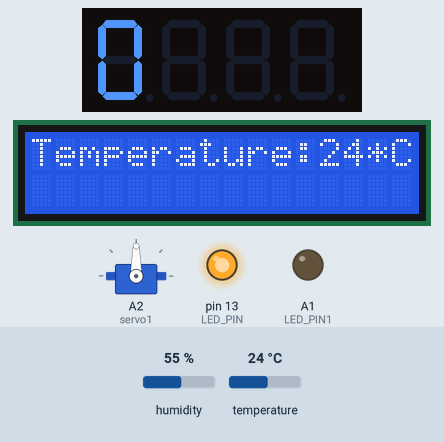
Recording of a sketch running on a simulated Arduino Uno, built with avr-gcc and run on an emulated ATmega328P. Shown: 4-digit seven-segment display, servo, 16×2 character LCD, output pins drawn as LEDs (lit = HIGH). Wiring (inferred from the names in the program): 4-digit 7-segment display, segments lit when HIGH: segments pin 6, pin 7, pin 8, pin 9, pin 10, pin 11, pin 12; digit selects pin 2, pin 3, pin 4, pin 5. The test bench sets the inputs (shaded band); at power-on: humidity 55 %, temperature 24 °C. The segment pins are drawn as the display they are named for; pins used as bus, display or sensor lines are not drawn; what the sketch prints to the serial monitor is not drawn.

Above: at 0.2 s.
At 4.3 s:
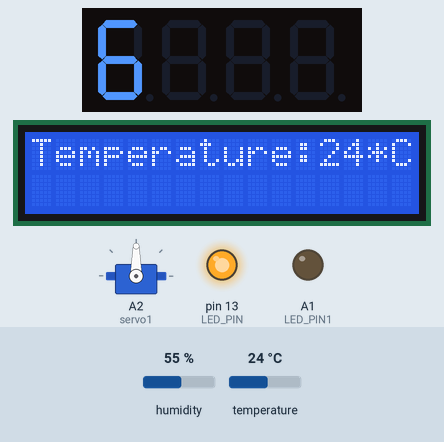
At 6.4 s:
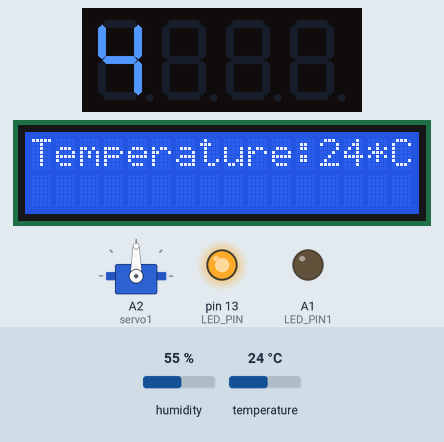
At 9.5 s:
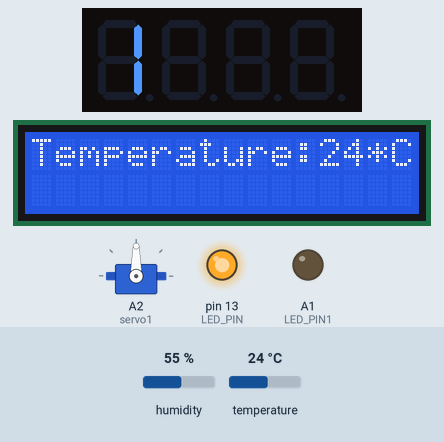
Timing chart, 0 to 11.0 s (numbered marks = the images above):
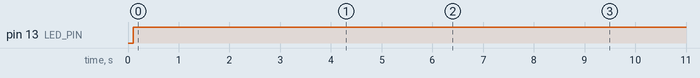

Measured:
- by itself, pin 13 (LED_PIN): LOW → HIGH at 0.10 s
- by itself, everything shown: repeats every 10.3 s, in 10 steps
- what the display in image 0 shows lasts 1.0 s, from 0.2 s to 1.2 s

The sketch:

TrafficLightAndHeatMonitoringSystem.ino
```cpp
#include <LiquidCrystal_I2C.h>
#include <Servo.h>
#include <SimpleDHT.h>


#define LED_PIN 13
#define LED_PIN1 A1
Servo servo1;

const int D1 = 2;  // 7 segment display pin
const int D2 = 3;  // 7 segment display pin
const int D3 = 4;  // 7 segment display pin
const int D4 = 5;  // 7 segment display pin
const int a = 6;   // 7 segment display pin
const int b = 7;   // 7 segment display pin
const int c = 8;   // 7 segment display pin
const int d = 9;   // 7 segment display pin
const int e = 10;  // 7 segment display pin
const int f = 11;  // 7 segment display pin
const int g = 12;  // 7 segment display pin
int hSensor = A0; // humidity sensor pin
SimpleDHT11 dht11(hSensor);
LiquidCrystal_I2C lcd = LiquidCrystal_I2C(0x27, 16, 2);


byte temperature = 0;
byte humidity = 0;
int data;
int count = 40;
int count1 = 40;
int trafficCountD1 = 0;
int trafficCountD2 = 6;
int pedCountD1 = 5;
int pedCountD2 = 1;

void setup() {
Serial.begin(9600);

int read = dht11.read(&temperature, &humidity,NULL);
 pinMode(LED_PIN, OUTPUT);
   pinMode(LED_PIN1, OUTPUT);

  pinMode(a, OUTPUT);  // Setting 7 segment a as an output
  pinMode(b, OUTPUT);  // Setting 7 segment b as an output
  pinMode(c, OUTPUT);  // Setting 7 segment c as an output
  pinMode(d, OUTPUT);  // Setting 7 segment d as an output
  pinMode(e, OUTPUT);  // Setting 7 segment e as an output
  pinMode(f, OUTPUT);  // Setting 7 segment f as an output
  pinMode(g, OUTPUT);  // Setting 7 segment g as an output
  pinMode(D1, OUTPUT); // Setting 7 segment d as an output
  pinMode(D2, OUTPUT); // Setting 7 segment e as an output
  pinMode(D3, OUTPUT); // Setting 7 segment f as an output
  pinMode(D4, OUTPUT); // Setting 7 segment g as an output

	servo1.attach(A2);
  lcd.init();
  lcd.backlight();
  pinMode(hSensor, INPUT);

  digitalWrite(D1, HIGH);
  digitalWrite(D2, HIGH);
  digitalWrite(D3, HIGH);
  digitalWrite(D4, HIGH);

  lcd.print("Temperature:");
  lcd.print((int)temperature); lcd.print("*C, ");


}

void loop() {


if(pedCountD1 == 5){
  digitalWrite(LED_PIN, HIGH);
  digitalWrite(LED_PIN1, LOW);
 count--;

 servo1.write(90);

  getDigit(1);
  getNumber(HIGH, trafficCountD1);
  delay(1);
  allLedOff();

  getDigit(2);
  getNumber(HIGH, trafficCountD2);
  delay(1);
  allLedOff();

 if (count == 0){
   trafficCountD1--;
   count = 40;
 }
if (trafficCountD1 < 0){
  trafficCountD2--;
  trafficCountD1 = 9;
}
}

if(trafficCountD2 < 0){
  digitalWrite(LED_PIN, LOW);
  digitalWrite(LED_PIN1, HIGH);
  trafficCountD1 = -1;
  count1--;

  servo1.write(180);

  getDigit(3);
  getNumber(HIGH, pedCountD1);
  delay(1);
  allLedOff();

  getDigit(4);
  getNumber(HIGH, pedCountD2);
  delay(1);
  allLedOff();

if(count1 < 0 ){
   pedCountD1--;
   count1 = 40;
}
if (pedCountD1 < 0){
  pedCountD2--;
  pedCountD1 = 9;
}

if(pedCountD2 < 0){
  pedCountD2 = 1;
  pedCountD1 = 5;
  trafficCountD1 = 0;
  trafficCountD2 = 6;
}

}

  int read = dht11.read(&temperature, &humidity,NULL);

 Serial.println("Temperature:");
    Serial.println((int)temperature); Serial.print("*C, ");

 if(read != data){
    lcd.clear();
    lcd.print("Temperature:");
    lcd.print((int)temperature); lcd.print("*C, ");
 }
  data = read;


}


void getDigit(int digit)
{
  switch (digit)
  {
  case 1:
    digitalWrite(D1, LOW);
    digitalWrite(D2, HIGH);
    digitalWrite(D3, HIGH);
    digitalWrite(D4, HIGH);

    break;

  case 2:
    digitalWrite(D1, HIGH);
    digitalWrite(D2, LOW);
    digitalWrite(D3, HIGH);
    digitalWrite(D4, HIGH);

    break;

  case 3:
    digitalWrite(D1, HIGH);
    digitalWrite(D2, HIGH);
    digitalWrite(D3, LOW);
    digitalWrite(D4, HIGH);

    break;

  case 4:
    digitalWrite(D1, HIGH);
    digitalWrite(D2, HIGH);
    digitalWrite(D3, HIGH);
    digitalWrite(D4, LOW);

    break;
  }
}

void getNumber(int x, byte number)
{
  switch (number)
  {
  case 0:
    number0(x);
    break;

  case 1:
    number1(x);
    break;

  case 2:
   number2(x);
    break;

  case 3:
    number3(x);
    break;

  case 4:
    number4(x);
    break;

  case 5:
    number5(x);
    break;

  case 6:
    number6(x);
    break;

  case 7:
    number7(x);
    break;

  case 8:
    number8(x);
    break;

  case 9:
    number9(x);
    break;
  }
}

void number0(int state)
{
  digitalWrite(a, state);
  digitalWrite(b, state);
  digitalWrite(c, state);
  digitalWrite(d, state);
  digitalWrite(e, state);
  digitalWrite(f, state);
}
void number1(int state)
{
  digitalWrite(b, state);
  digitalWrite(c, state);
}
void number2(int state)
{
  digitalWrite(a, state);
  digitalWrite(b, state);
  digitalWrite(g, state);
  digitalWrite(e, state);
  digitalWrite(d, state);
}
void number3(int state)
{
  digitalWrite(a, state);
  digitalWrite(b, state);
  digitalWrite(c, state);
  digitalWrite(d, state);
  digitalWrite(g, state);
}
void number4(int state)
{
  digitalWrite(b, state);
  digitalWrite(c, state);
  digitalWrite(g, state);
  digitalWrite(f, state);
}
void number5(int state)
{
  digitalWrite(a, state);
  digitalWrite(f, state);
  digitalWrite(g, state);
  digitalWrite(c, state);
  digitalWrite(d, state);
}
void number6(int state)
{
  digitalWrite(a, state);
  digitalWrite(c, state);
  digitalWrite(d, state);
  digitalWrite(e, state);
  digitalWrite(f, state);
  digitalWrite(g, state);
}
void number7(int state)
{
  digitalWrite(a, state);
  digitalWrite(b, state);
  digitalWrite(c, state);
}
void number8(int state)
{
  digitalWrite(a, state);
  digitalWrite(b, state);
  digitalWrite(c, state);
  digitalWrite(d, state);
  digitalWrite(e, state);
  digitalWrite(f, state);
  digitalWrite(g, state);
}
void number9(int state)
{
  digitalWrite(a, state);
  digitalWrite(b, state);
  digitalWrite(c, state);
  digitalWrite(d, state);
  digitalWrite(f, state);
  digitalWrite(g, state);
}

void allLedOff()
{ // creating a function that all leds off for off button
  digitalWrite(a, LOW);
  digitalWrite(b, LOW);
  digitalWrite(c, LOW);
  digitalWrite(d, LOW);
  digitalWrite(e, LOW);
  digitalWrite(f, LOW);
  digitalWrite(g, LOW);

}
```
